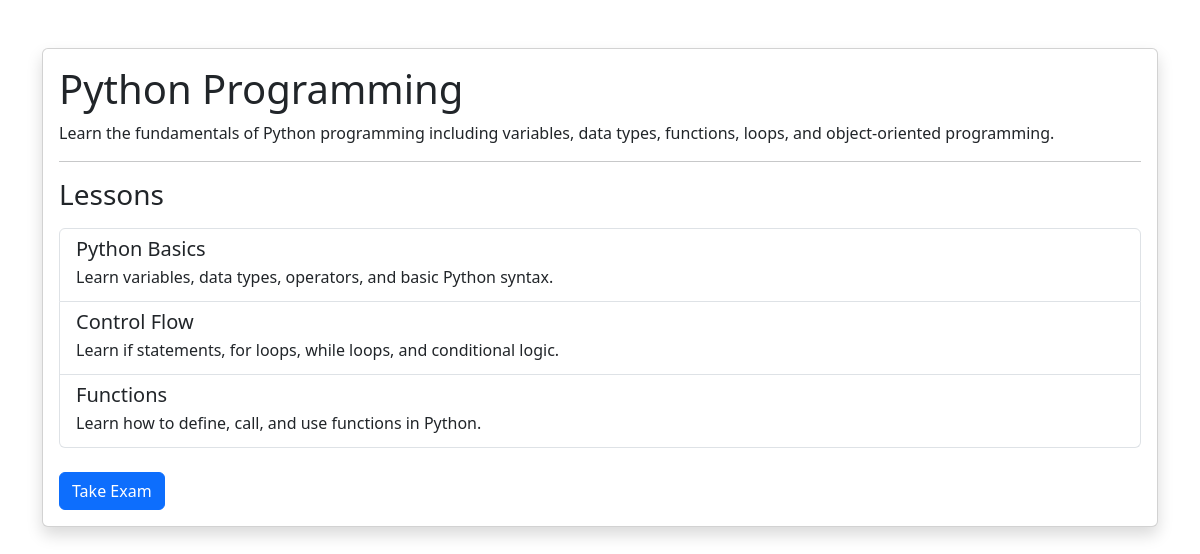
The page / on the database its author committed.
### onlinecourse/models.py (models this page shows, shortened)
class Course(models.Model):
    name = models.CharField(max_length=200)
    description = models.TextField()
    image = models.URLField(blank=True)
    instructors = models.ManyToManyField(Instructor, blank=True)

class Lesson(models.Model):
    course = models.ForeignKey(
        Course,
        on_delete=models.CASCADE,
        related_name='lessons'
    )
    title = models.CharField(max_length=200)
    content = models.TextField()

### onlinecourse/views.py (the view)
# urls.py: path("", views.index, name="index"),
def index(request):
    course = Course.objects.first()
    if course is None:
        return render(request, "onlinecourse/course_details_bootstrap.html", {
            "course": None
        })
    return render(
        request,
        "onlinecourse/course_details_bootstrap.html",
        {"course": course}
    )

### onlinecourse/templates/onlinecourse/course_details_bootstrap.html (shortened to what this page needs)
<!DOCTYPE html>
<html lang="en">
<head>
    <link
        href="https://cdn.jsdelivr.net/npm/bootstrap@5.3.3/dist/css/bootstrap.min.css"
        rel="stylesheet"
    >
</head>
<body>
<div class="container mt-5">
    <div class="card shadow">
        <div class="card-body">
            <h1 class="card-title">
                {{ course.name }}
            </h1>
            <p class="card-text">
                {{ course.description }}
            </p>
            <hr>
            <h3>Lessons</h3>
            <div class="list-group mt-3">
                {% for lesson in course.lessons.all %}
                    <div class="list-group-item">
                        <h5 class="mb-1">
                            {{ lesson.title }}
                        </h5>
                        <p class="mb-1">
                            {{ lesson.content }}
                        </p>
                    </div>
                {% empty %}
                    <div class="alert alert-info">
                        No lessons available.
                    </div>
                {% endfor %}
            </div>
            <div class="mt-4">
                <a href="{% url 'exam' course.id %}" class="btn btn-primary">
                    Take Exam
                </a>
            </div>
        </div>
    </div>
</div>
</body>
</html>

### rows shown on the page
Course: name "Python Programming", description "Learn the fundamentals of Python programming including variables, data types, functions, loops, and object-oriented programming."
Lesson: title "Python Basics", content "Learn variables, data types, operators, and basic Python syntax."
Lesson: title "Control Flow", content "Learn if statements, for loops, while loops, and conditional logic."
Lesson: title "Functions", content "Learn how to define, call, and use functions in Python."
